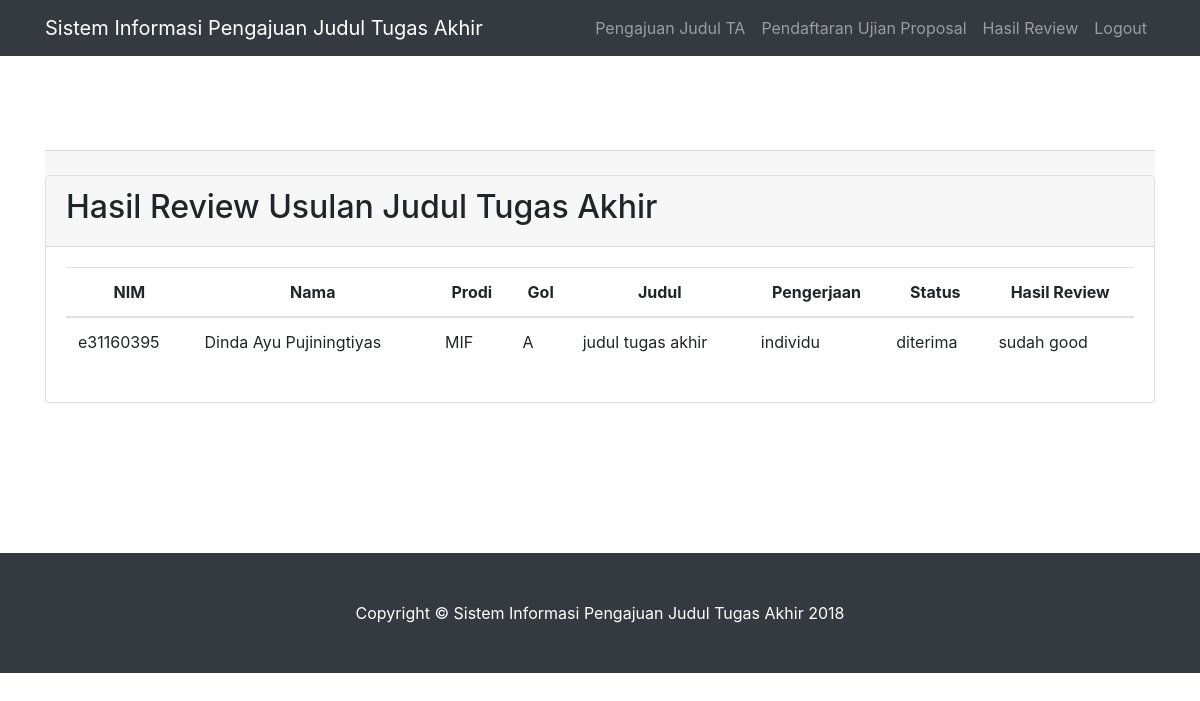
The page /index.php/loginmhs/hasilreview on the database as committed earlier.
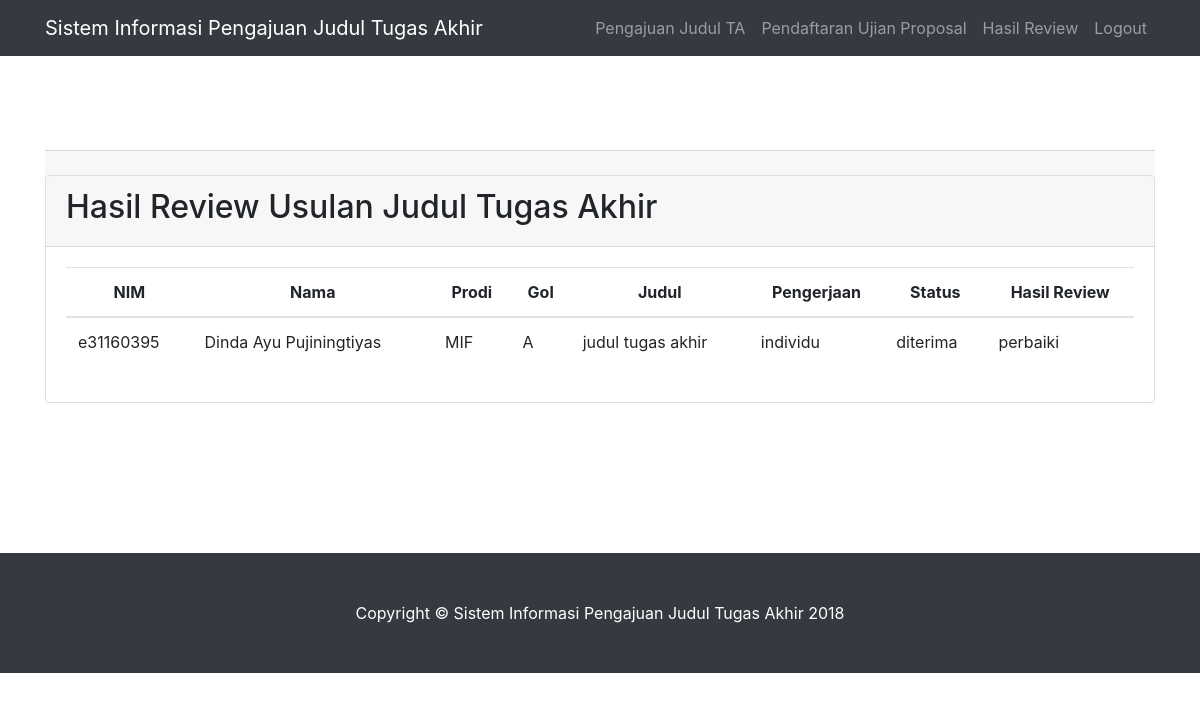
The same page on the database as committed later.
### tables this page shows
CREATE TABLE `usulan_ta_mhs` (
  `id_usulan` int(11) NOT NULL,
  `nim` varchar(9) NOT NULL,
  `prodi` char(3) NOT NULL,
  `golongan` varchar(1) NOT NULL,
  `judul` varchar(100) NOT NULL,
  `pengerjaan` varchar(10) NOT NULL,
  `deskripsi` text NOT NULL,
  `dosen_pembimbing` varchar(30) NOT NULL,
  `tgl_input` date NOT NULL,
  `judul_dosen` varchar(30) NOT NULL,
  `status_pilih` varchar(10) NOT NULL
);

CREATE TABLE `review_ta` (
  `id_review_mhs` int(11) NOT NULL,
  `id_usulan` int(11) NOT NULL,
  `nip` varchar(30) NOT NULL,
  `status` char(50) NOT NULL,
  `deskripsi_review` char(50) NOT NULL
);

CREATE TABLE `data_mahasiswa` (
  `nim` varchar(9) NOT NULL,
  `nama` varchar(100) NOT NULL,
  `prodi` char(3) NOT NULL,
  `golongan` varchar(2) NOT NULL,
  `password` varchar(100) NOT NULL
);

### application/controllers/Loginmhs.php (called while the page is built, shortened)
<?php
class Loginmhs extends CI_Controller {
	function __construct(){
		$this->load->model('loginmhs_model');
	}
	function hasilreview(){
		$cek=$this->loginmhs_model->hasilreview();
		$data = array(
			'success' => $this->session->flashdata('success'),
			'error' => $this->session->flashdata('error'),
			'cek' => $cek
		);
		$this->load->view('headermhs');
		$this->load->view('hasilreview',$data);
		$this->load->view('footer');
	}
}

### index.php (called while the page is built, shortened)
<?php
require_once BASEPATH.'core/CodeIgniter.php';

### application/models/Loginmhs_model.php (called while the page is built, shortened)
<?php
class Loginmhs_model extends CI_Model {
	function hasilreview(){
		$this->db->select('usulan_ta_mhs.nim, data_mahasiswa.nama, data_mahasiswa.prodi, data_mahasiswa.golongan, usulan_ta_mhs.judul, usulan_ta_mhs.pengerjaan, review_ta.status, review_ta.deskripsi_review');
		$this->db->from('usulan_ta_mhs');
		$this->db->join('data_mahasiswa', 'data_mahasiswa.nim=usulan_ta_mhs.nim');
		$this->db->join('review_ta', 'review_ta.id_usulan=usulan_ta_mhs.id_usulan');
		$data = $this->db->get();
    	return $data->result();
	}
		 }

### application/views/hasilreview.php (the view, shortened to what this page needs)
<section id="about">
<div class="container">
        <div class="row">
          <div class="col-lg-12 mx-auto">
           <div class="card-footer text-right">
              </div>
              </div>
        </div>
      </div>
 <div class="container">
        <div class="row">
          <div class="col-lg-12 mx-auto">
            <form action="" method="post">
              <div class="card">
              <div class="card-header">
                <h2>Hasil Review Usulan Judul Tugas Akhir</h2>
              </div>
              <div class="card-body p-6">
                <table class="table">
              <thead align="center">
              <tr>
                <th scope="col">NIM</th>
                <th scope="col">Nama</th>
                <th scope="col">Prodi</th>
                <th scope="col">Gol</th>
                <th scope="col">Judul</th>
                <th scope="col">Pengerjaan</th>
                <th scope="col">Status</th>
                <th scope="col">Hasil Review</th>
              </tr>
            </thead>
            <tbody>
              <?php
              foreach ($cek as $data) { ?>
<tr>
  <td><?php echo $data->nim; ?></td>
  <td><?php echo $data->nama; ?></td>
  <td><?php echo $data->prodi; ?></td>
  <td><?php echo $data->golongan; ?></td>
  <td><?php echo $data->judul; ?></td>
  <td><?php echo $data->pengerjaan; ?></td>
  <td><?php echo $data->status; ?></td>
  <td><?php echo $data->deskripsi_review; ?></td>
</tr>
              <?php }
              ?>
            </tbody>
          </table>
            </div>
          </form>
          </div>
        </div>
      </div>
    </section>

Rows that differ between the two databases and show on the page:
changed usulan_ta_mhs "judul tugas akhir": review_ta.deskripsi_review "sudah good" → "perbaiki"
